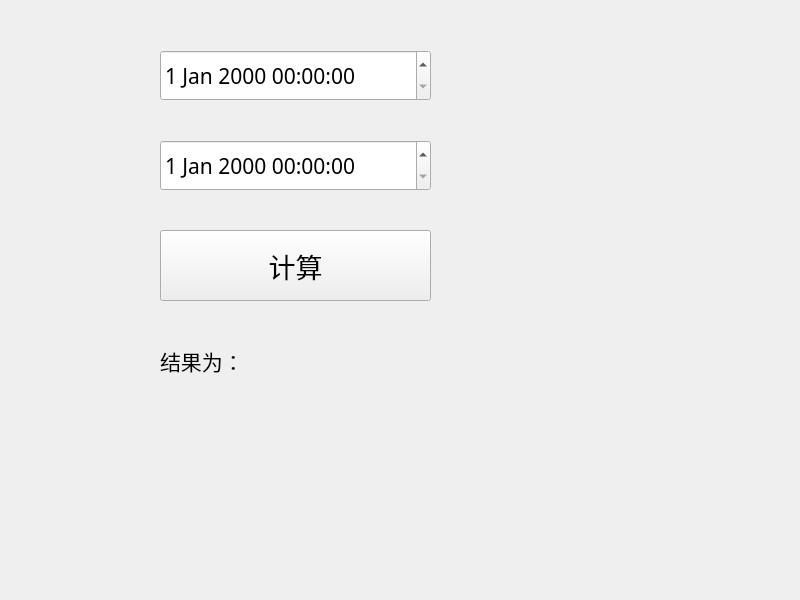
<?xml version="1.0" encoding="UTF-8"?>
<ui version="4.0">
 <class>Widget</class>
 <widget class="QWidget" name="Widget">
  <property name="geometry">
   <rect>
    <x>0</x>
    <y>0</y>
    <width>800</width>
    <height>600</height>
   </rect>
  </property>
  <property name="windowTitle">
   <string>Widget</string>
  </property>
  <widget class="QDateTimeEdit" name="dateTimeEdit_old">
   <property name="geometry">
    <rect>
     <x>160</x>
     <y>50</y>
     <width>271</width>
     <height>51</height>
    </rect>
   </property>
   <property name="font">
    <font>
     <family>Agency FB</family>
     <pointsize>16</pointsize>
    </font>
   </property>
  </widget>
  <widget class="QDateTimeEdit" name="dateTimeEdit_new">
   <property name="geometry">
    <rect>
     <x>160</x>
     <y>140</y>
     <width>271</width>
     <height>51</height>
    </rect>
   </property>
   <property name="font">
    <font>
     <family>Agency FB</family>
     <pointsize>16</pointsize>
    </font>
   </property>
  </widget>
  <widget class="QPushButton" name="pushButton">
   <property name="geometry">
    <rect>
     <x>160</x>
     <y>230</y>
     <width>271</width>
     <height>71</height>
    </rect>
   </property>
   <property name="font">
    <font>
     <family>Agency FB</family>
     <pointsize>20</pointsize>
    </font>
   </property>
   <property name="text">
    <string>计算</string>
   </property>
  </widget>
  <widget class="QLabel" name="label">
   <property name="geometry">
    <rect>
     <x>160</x>
     <y>320</y>
     <width>631</width>
     <height>81</height>
    </rect>
   </property>
   <property name="font">
    <font>
     <family>Agency FB</family>
     <pointsize>16</pointsize>
    </font>
   </property>
   <property name="text">
    <string>结果为：</string>
   </property>
  </widget>
 </widget>
 <resources/>
 <connections/>
</ui>
